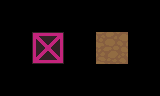

Below is a game level as drawn by its tile map, then a one-line description and the .tmx that defines it (tile-layer data replaced by summaries):
An orthogonal 5x3 tile map with 32x32 px tiles, 5 tile layers (Regions, Input_setCave, Output_CaveGround, Output_CaveWall, ...), 4 tilesets.

<map version="1.0" orientation="orthogonal" width="5" height="3" tilewidth="32" tileheight="32">
 <tileset firstgid="1" name="ruleset" tilewidth="32" tileheight="32">
  <image source="ruleset.png" width="256" height="64" />
 </tileset>
 <tileset firstgid="17" name="mountains" tilewidth="32" tileheight="32">
  <image source="../tiles/mountains.png" width="480" height="288" />
 </tileset>
 <tileset firstgid="152" name="dirt2" tilewidth="32" tileheight="32">
  <image source="../tiles/dirt2.png" width="96" height="192" />
 </tileset>
 <tileset firstgid="170" name="collision" tilewidth="32" tileheight="32">
  <image source="../tiles/collision.png" width="64" height="32" />
 </tileset>
 <layer name="Regions" width="5" height="3">
  <data>[15 cells, 2 non-empty, 1 distinct tile ids]</data>
 </layer>
 <layer name="Input_setCave" width="5" height="3">
  <data>[15 cells, 2 non-empty, 2 distinct tile ids]</data>
 </layer>
 <layer name="Output_CaveGround" width="5" height="3">
  <data>[15 cells, 1 non-empty, 1 distinct tile ids]</data>
 </layer>
 <layer name="Output_CaveWall" width="5" height="3">
  <data>[15 cells, 1 non-empty, 1 distinct tile ids]</data>
 </layer>
 <layer name="Output_Collision" width="5" height="3">
  <data>[15 cells, 1 non-empty, 1 distinct tile ids]</data>
 </layer>
</map>
